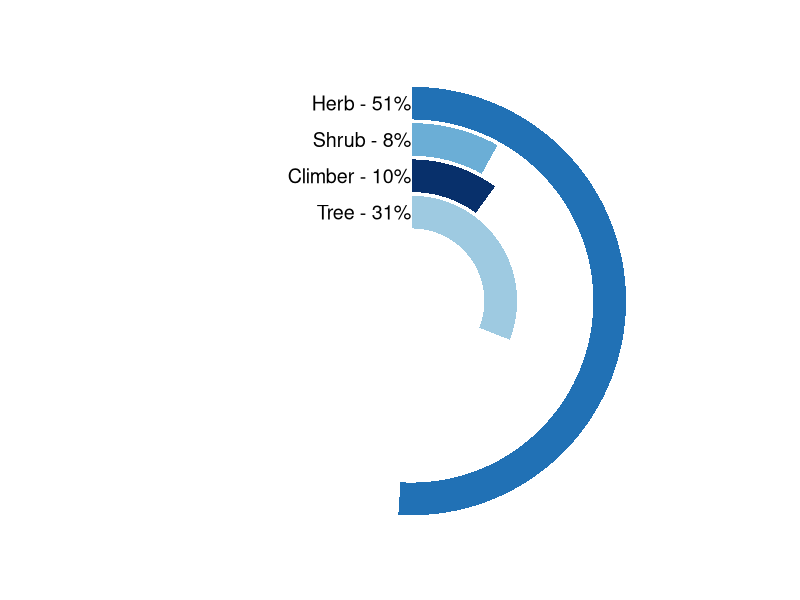

Reproduce this figure in R.
library(ggplot2)

Category <- c("Herb", "Shrub", "Climber", "Tree")
Percent <- c(51, 8, 10, 31)
df <- data.frame(Category, Percent)

len <- 2
df2 <- data.frame(Category = letters[1:len], Percent = rep(0, len), Category2 = rep("", len))
df$Category2 <- paste0(df$Category, " - ", df$Percent, "%")

df <- rbind(df, df2)

df$Category <- factor(df$Category, levels = rev(df$Category))

plot <- ggplot(df, aes(x = Category, y = Percent, fill = Category2)) + 
  geom_bar(width = 0.9, stat = "identity") + 
  coord_polar(theta = "y") +
  xlab("") + ylab("") +
  ylim(c(0, 100)) +
  ggtitle("") +
  geom_text(data = df, hjust = 1, size = 5, aes(x = Category, y = 0, label = Category2)) +
  scale_fill_manual(values = c("#c6dbef", "#08306b", "#2171b5", "#6baed6", "#9ecae1")) +
  theme_minimal() +
  theme(
    legend.position = "none",
    panel.grid.major = element_blank(),
    panel.grid.minor = element_blank(),
    axis.line = element_blank(),
    axis.text.y = element_blank(),
    axis.text.x = element_blank(),
    axis.ticks = element_blank(),
    plot.background = element_rect(fill = "white", color = NA)
  )

ggsave("soecies.png", plot = plot, width = 10, height = 10, units = "cm", dpi = 300)
